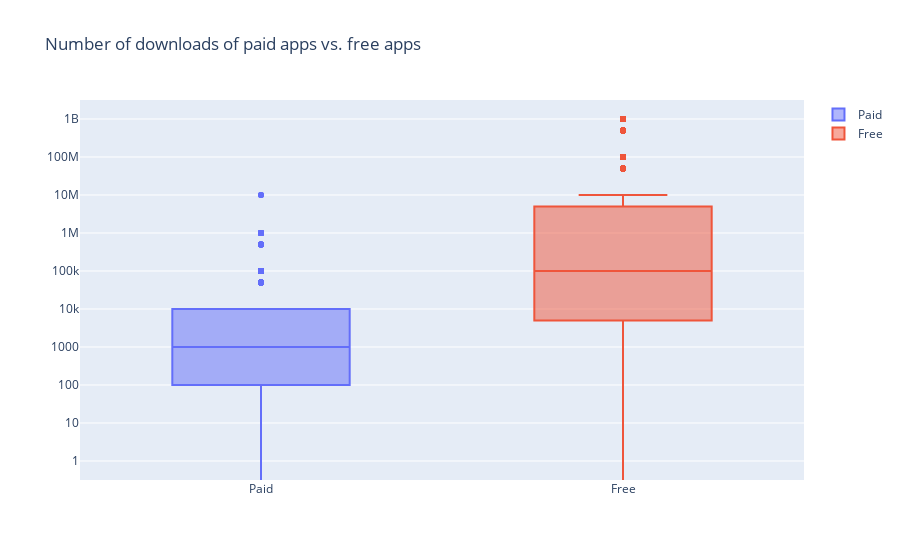

Notebook code cell kept with this figure:
### Code cell
trace0 = go.Box(
  
    y=gp_1[gp_1['Type'] == 'Paid']['Installs'],
    name = 'Paid'
)

trace1 = go.Box(
   
    y=gp_1[gp_1['Type'] == 'Free']['Installs'],
    name = 'Free'
)

layout = go.Layout(
    title = "Number of downloads of paid apps vs. free apps",
    yaxis = dict(
        type = 'log',
        autorange = True
    )
)

# Add trace0 and trace1 to a list for plotting
data = [trace0, trace1]
plotly.offline.iplot({'data': data, 'layout': layout})

### Figure 1 — Plotly figure (JSON) as saved in the notebook; plotly's stock layout.template omitted (floating-point values rounded to 4 significant figures; data arrays with more than 128 entries replaced by an {"elided": "..."} marker saying what was removed)
{"data": [{"name": "Paid", "type": "box", "y": {"elided": "765 str values"}}, {"name": "Free", "type": "box", "y": {"elided": "9591 str values"}}], "layout": {"title": {"text": "Number of downloads of paid apps vs. free apps"}, "yaxis": {"autorange": true, "type": "log"}}}
